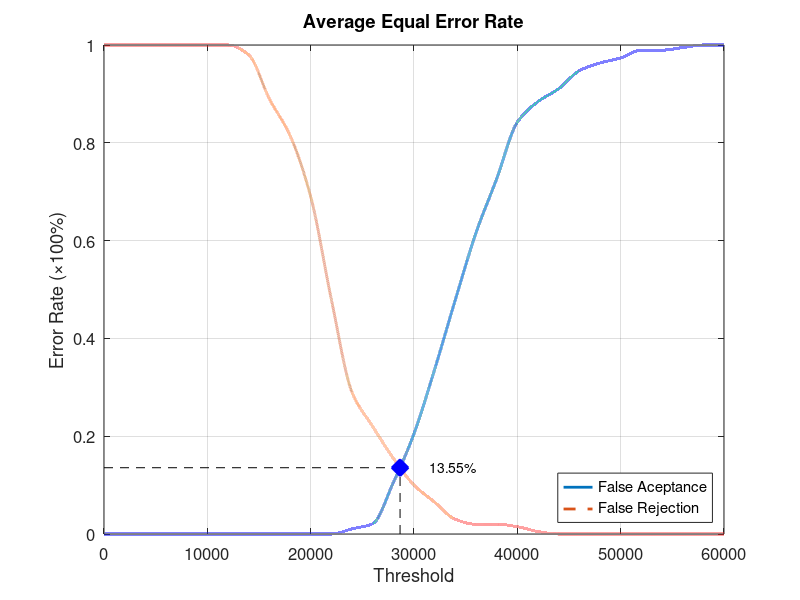
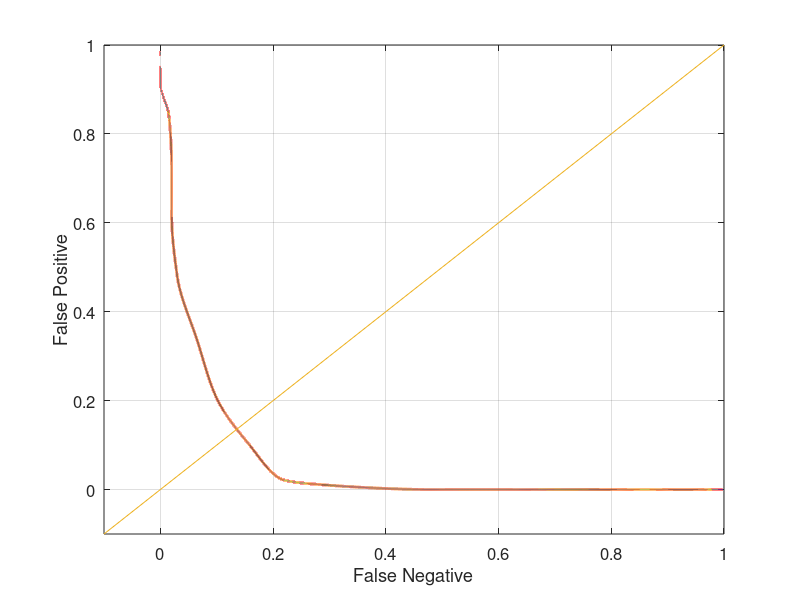

Here is the MATLAB script that generated these plots, in order:
function yEER = Database1_2
close all;
clear;
clc;
x = 0:2000:60000;
xq = 0:0.5:60000;

y0 = [0 0 0 0 0 0 0 0 0 0 0 0 0.0105263 0.0210526 0.105263 0.205263 0.336842 0.478947 0.615789 0.726316 0.842105 0.884211 0.910526 0.947368 0.963158 0.973684 0.989474 0.989474 0.994737 1 1];
yy0 = interp1(x, y0, xq, 'pchip');
y1 = [1 1 1 1 1 1 1 0.98 0.89 0.815 0.69 0.48 0.29 0.22 0.155 0.1 0.065 0.03 0.02 0.02 0.015 0.005 0 0 0 0 0 0 0 0 0];
yy1 = interp1(x, y1, xq, 'pchip');

% Calculating EER: 
y2 = abs(y0 - y1);
find(y2 == min(y2))
yy2 = abs(yy0 - yy1);
xEER = find(yy2 == min(yy2));
xEERIndex = xq(xEER) % X-axis EER
yEER = yy0(xEER) % Y-axis EER

main = figure
plot(xq, yy0,'-','LineWidth', 2);	hold on
plot(xq, yy1,'--','LineWidth', 2);	hold on
plot([xEERIndex xEERIndex], [0 yEER], 'k--');	hold on
plot([0 xEERIndex], [yEER yEER], 'k--');	hold on
plot(xEERIndex, yEER, 'bx', 'LineWidth', 10);	hold on
text(xEERIndex + 10 * xEERIndex / 100, yEER, [num2str(round((10000 * yEER)) / 100) '%'])
legend('False Aceptance', 'False Rejection', 'Location', 'SouthEast')
xlabel('Threshold')
ylabel('Error Rate (\times100%)')
title('Average Equal Error Rate')
set(gca, 'FontSize', 12)
axis([0 60000 0 1])
grid on

print(main, 'Database1_2Main', '-dpng');
FNRxFPR = figure('Color', [1 1 1]);
plot(yy1, yy0, '-', yy1, yy0, 'LineWidth', 2);
hold on
y = -0.1:0.1:1
plot(y, y); 
set(gca, 'FontSize', 12)
xlabel('False Negative')
ylabel('False Positive')
axis([-0.1 1 -0.1 1])
set(gca, 'FontSize', 12)
grid on

print(FNRxFPR, 'Database1_2FNRxFPR','-dpng');
end
